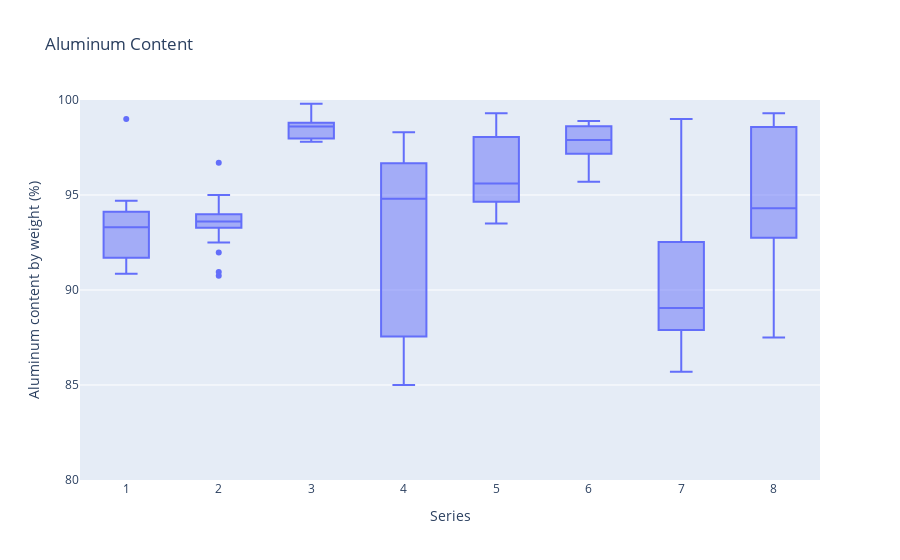

This figure's notebook cell:
### Markdown cell above
However, it is challenging to compare multiple histograms against each other. Instead, we can use *boxplots* to summarize and plot the various series in the same plot.

### Q3: Reproduce This Plot
Use `plotly` to reproduce the following [boxplots](https://plotly.com/python/box-plots/) depicting each aluminum series.

Hints:
* You may re-use lessons you learned from Q1

### Code cell
###
# TASK: Reproduce the boxplots below
# TODO: Consult the matplotlib documentation to help you re-create the boxplots below
###

# -- WRITE YOUR CODE BELOW -----
# solution-begin
fig = px.box(
    df_data, 
    x="series", 
    y="al_percent",
    title="Aluminum Content",
    labels={
        "series": "Series",
        "al_percent": "Aluminum content by weight (%)",
    }
)
fig.update_yaxes(range=[80, 100])
fig.show()
fig.write_image("./incl/04_q3_target.png")
# solution-end

### Figure 1 — Plotly figure (JSON) as saved in the notebook; plotly's stock layout.template omitted (floating-point values rounded to 4 significant figures; data arrays with more than 128 entries replaced by an {"elided": "..."} marker saying what was removed)
{"data": [{"alignmentgroup": "True", "hovertemplate": "Series=%{x}<br>Aluminum content by weight (%)=%{y}<extra></extra>", "legendgroup": "", "marker": {"color": "#636efa"}, "name": "", "notched": false, "offsetgroup": "", "orientation": "v", "showlegend": false, "type": "box", "x": {"elided": "137 int values"}, "x0": " ", "xaxis": "x", "y": {"elided": "137 float values"}, "y0": " ", "yaxis": "y"}], "layout": {"boxmode": "group", "legend": {"tracegroupgap": 0}, "title": {"text": "Aluminum Content"}, "xaxis": {"anchor": "y", "domain": [0, 1], "title": {"text": "Series"}}, "yaxis": {"anchor": "x", "domain": [0, 1], "range": [80, 100], "title": {"text": "Aluminum content by weight (%)"}}}}
